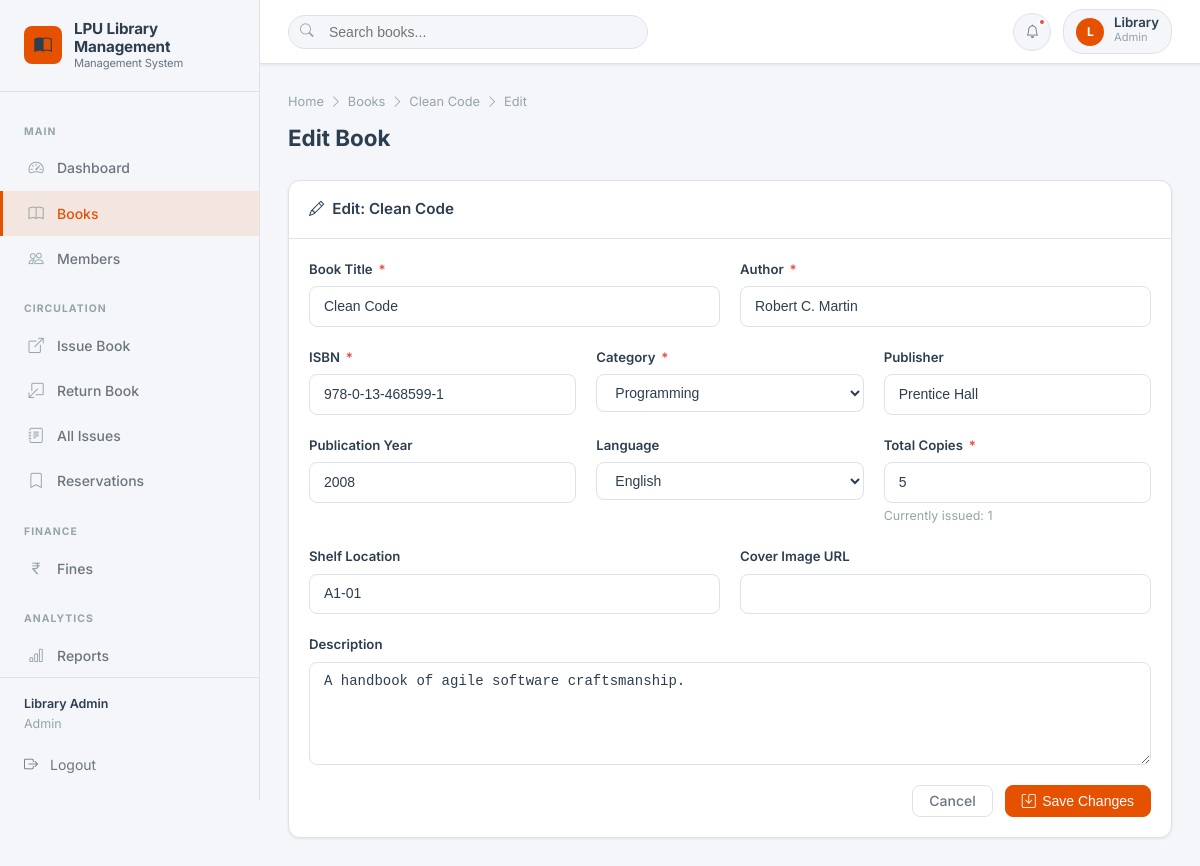
The app's page /books/1/edit (signed in) with its own data.
### models/setting.py (models this page shows, shortened)
class Setting(db.Model):
    __tablename__ = 'settings'
    id = db.Column(db.Integer, primary_key=True)
    key = db.Column(db.String(100), unique=True, nullable=False)
    value = db.Column(db.String(500))
    description = db.Column(db.String(200))
    @staticmethod
    def get(key, default=None):
        setting = Setting.query.filter_by(key=key).first()
        return setting.value if setting else default

### models/user.py (models this page shows, shortened)
class User(db.Model):
    __tablename__ = 'users'
    id = db.Column(db.Integer, primary_key=True)
    name = db.Column(db.String(100), nullable=False)
    email = db.Column(db.String(120), unique=True, nullable=False, index=True)
    password_hash = db.Column(db.String(256), nullable=False)
    role = db.Column(db.String(20), nullable=False, default='member')  # 'admin' or 'member'
    created_at = db.Column(db.DateTime, default=datetime.utcnow)
    is_active = db.Column(db.Boolean, default=True)
    def is_admin(self):
        return self.role == 'admin'

### models/book.py (models this page shows, shortened)
class Book(db.Model):
    __tablename__ = 'books'
    id = db.Column(db.Integer, primary_key=True)
    isbn = db.Column(db.String(20), unique=True, nullable=False, index=True)
    title = db.Column(db.String(200), nullable=False, index=True)
    author = db.Column(db.String(150), nullable=False, index=True)
    category = db.Column(db.String(100), nullable=False)
    publisher = db.Column(db.String(150))
    publication_year = db.Column(db.Integer)
    language = db.Column(db.String(50), default='English')
    total_copies = db.Column(db.Integer, default=1)
    available_copies = db.Column(db.Integer, default=1)
    shelf_location = db.Column(db.String(50))
    description = db.Column(db.Text)
    cover_image = db.Column(db.String(255))
    created_at = db.Column(db.DateTime, default=datetime.utcnow)
    issues = db.relationship('Issue', backref='book', lazy='dynamic')
    reservations = db.relationship('Reservation', backref='book', lazy='dynamic')
    @property
    def issued_copies(self):
        return self.total_copies - self.available_copies

### routes/books.py (the view, shortened to what this page needs)
@books_bp.route('/<int:id>/edit', methods=['GET', 'POST'])
@admin_required
def edit(id):
    book = Book.query.get_or_404(id)
    return render_template('books/edit.html', book=book, categories=CATEGORIES, languages=LANGUAGES)

### routes/auth.py (called while the page is built)
def admin_required(f):
    @wraps(f)
    def decorated_function(*args, **kwargs):
        if 'user_id' not in session:
            flash('Please log in to access this page.', 'warning')
            return redirect(url_for('auth.login'))
        if session.get('user_role') != 'admin':
            flash('You do not have permission to access this page.', 'danger')
            return redirect(url_for('dashboard.index'))
        return f(*args, **kwargs)
    return decorated_function

### templates/books/edit.html (shortened to what this page needs)
{% extends 'base.html' %}
{% block content %}
<div class="page-header">
  <div class="breadcrumb">
    <a href="{{ url_for('dashboard.index') }}">Home</a> <i class="bi bi-chevron-right"></i>
    <a href="{{ url_for('books.index') }}">Books</a> <i class="bi bi-chevron-right"></i>
    <a href="{{ url_for('books.view', id=book.id) }}">{{ book.title | truncate(30) }}</a> <i class="bi bi-chevron-right"></i> Edit
  </div>
  <h1 class="page-title">Edit Book</h1>
</div>
<div class="card" style="max-width:900px;">
  <div class="card-header">
    <span class="card-title"><i class="bi bi-pencil"></i> Edit: {{ book.title | truncate(50) }}</span>
  </div>
  <div class="card-body">
    <form method="POST" action="{{ url_for('books.edit', id=book.id) }}" data-validate>
      <div class="form-grid-2">
        <div class="form-group">
          <label class="form-label">Book Title <span class="required">*</span></label>
          <input type="text" class="form-control" name="title" value="{{ book.title }}" required>
        </div>
        <div class="form-group">
          <label class="form-label">Author <span class="required">*</span></label>
          <input type="text" class="form-control" name="author" value="{{ book.author }}" required>
        </div>
      </div>
      <div class="form-grid-3">
        <div class="form-group">
          <label class="form-label">ISBN <span class="required">*</span></label>
          <input type="text" class="form-control" name="isbn" value="{{ book.isbn }}" required>
        </div>
        <div class="form-group">
          <label class="form-label">Category <span class="required">*</span></label>
          <select class="form-select" name="category" required>
            {% for cat in categories %}
            <option value="{{ cat }}" {% if book.category == cat %}selected{% endif %}>{{ cat }}</option>
            {% endfor %}
          </select>
        </div>
        <div class="form-group">
          <label class="form-label">Publisher</label>
          <input type="text" class="form-control" name="publisher" value="{{ book.publisher or '' }}">
        </div>
      </div>
      <div class="form-grid-3">
        <div class="form-group">
          <label class="form-label">Publication Year</label>
          <input type="number" class="form-control" name="publication_year" value="{{ book.publication_year or '' }}" min="1800" max="2030">
        </div>
        <div class="form-group">
          <label class="form-label">Language</label>
          <select class="form-select" name="language">
            {% for lang in languages %}
            <option value="{{ lang }}" {% if book.language == lang %}selected{% endif %}>{{ lang }}</option>
            {% endfor %}
          </select>
        </div>
        <div class="form-group">
          <label class="form-label">Total Copies <span class="required">*</span></label>
          <input type="number" class="form-control" name="total_copies" value="{{ book.total_copies }}" min="1" required>
          <span class="form-text">Currently issued: {{ book.issued_copies }}</span>
        </div>
      </div>
      <div class="form-grid-2">
        <div class="form-group">
          <label class="form-label">Shelf Location</label>
          <input type="text" class="form-control" name="shelf_location" value="{{ book.shelf_location or '' }}">
        </div>
        <div class="form-group">
          <label class="form-label">Cover Image URL</label>
          <input type="url" class="form-control" name="cover_image" value="{{ book.cover_image or '' }}">
        </div>
      </div>
      <div class="form-group">
        <label class="form-label">Description</label>
        <textarea class="form-control" name="description" rows="4">{{ book.description or '' }}</textarea>
      </div>
      <div style="display:flex; gap:0.75rem; justify-content:flex-end;">
        <a href="{{ url_for('books.view', id=book.id) }}" class="btn btn-outline-secondary">Cancel</a>
        <button type="submit" class="btn btn-primary"><i class="bi bi-save"></i> Save Changes</button>
      </div>
    </form>
  </div>
</div>
{% endblock %}

### templates/base.html (shortened to what this page needs)
<!DOCTYPE html>
<html lang="en">
<head>
  <link rel="stylesheet" href="https://cdn.jsdelivr.net/npm/bootstrap-icons@1.11.3/font/bootstrap-icons.min.css">
  <link rel="stylesheet" href="{{ url_for('static', filename='css/style.css') }}">
</head>
<body>
<div class="lms-wrapper">
  <aside class="sidebar" id="sidebar">
    <div class="sidebar-brand">
      <div class="brand-icon"><i class="bi bi-book-half"></i></div>
      <div class="brand-text">
        {{ library_name }}
        <small>Management System</small>
      </div>
    </div>
    <nav class="sidebar-nav">
      {% if current_user and current_user.is_admin() %}
      <div class="nav-section-label">Main</div>
      <a href="{{ url_for('dashboard.index') }}" class="sidebar-link {% if request.endpoint == 'dashboard.index' %}active{% endif %}">
        <i class="bi bi-speedometer2"></i> Dashboard
      </a>
      <a href="{{ url_for('books.index') }}" class="sidebar-link {% if request.blueprint == 'books' %}active{% endif %}">
        <i class="bi bi-book"></i> Books
      </a>
      <a href="{{ url_for('members.index') }}" class="sidebar-link {% if request.blueprint == 'members' %}active{% endif %}">
        <i class="bi bi-people"></i> Members
      </a>
      <div class="nav-section-label">Circulation</div>
      <a href="{{ url_for('issues.issue_book') }}" class="sidebar-link {% if request.endpoint == 'issues.issue_book' %}active{% endif %}">
        <i class="bi bi-box-arrow-up-right"></i> Issue Book
      </a>
      <a href="{{ url_for('issues.return_book') }}" class="sidebar-link {% if request.endpoint == 'issues.return_book' %}active{% endif %}">
        <i class="bi bi-box-arrow-down-left"></i> Return Book
      </a>
      <a href="{{ url_for('issues.index') }}" class="sidebar-link {% if request.endpoint == 'issues.index' %}active{% endif %}">
        <i class="bi bi-journal-text"></i> All Issues
      </a>
      <a href="{{ url_for('reservations.index') }}" class="sidebar-link {% if request.blueprint == 'reservations' %}active{% endif %}">
        <i class="bi bi-bookmark"></i> Reservations
      </a>
      <div class="nav-section-label">Finance</div>
      <a href="{{ url_for('fines.index') }}" class="sidebar-link {% if request.blueprint == 'fines' %}active{% endif %}">
        <i class="bi bi-currency-rupee"></i> Fines
        {% set pending_count = namespace(val=0) %}
      </a>
      <div class="nav-section-label">Analytics</div>
      <a href="{{ url_for('reports.index') }}" class="sidebar-link {% if request.blueprint == 'reports' %}active{% endif %}">
        <i class="bi bi-bar-chart"></i> Reports
      </a>
      {% endif %}
    </nav>
    <div class="sidebar-footer">
      {% if current_user %}
      <div style="font-size:0.78rem; color:var(--text-muted); margin-bottom:0.75rem;">
        <div style="font-weight:600; color:var(--text-primary);">{{ current_user.name }}</div>
        <div>{{ current_user.role | capitalize }}</div>
      </div>
      {% endif %}
      <a href="{{ url_for('auth.logout') }}" class="logout-btn">
        <i class="bi bi-box-arrow-right"></i> Logout
      </a>
    </div>
  </aside>
  <div class="main-content">
    <header class="topbar">
      <div class="topbar-left">
        <div class="topbar-search">
          <i class="bi bi-search search-icon"></i>
          <input type="text" id="topbarSearch" placeholder="Search books..." autocomplete="off">
        </div>
      </div>
      <div class="topbar-right">
        <div style="position:relative;">
          <button class="topbar-btn" id="notifBtn" title="Notifications">
            <i class="bi bi-bell"></i>
            {% if notifications %}
            <span class="notification-dot"></span>
            {% endif %}
          </button>
        </div>
        {% if current_user %}
        <div class="user-menu">
          <div class="user-avatar">{{ current_user.name[0] | upper }}</div>
          <div class="user-info">
            <div class="user-name">{{ current_user.name.split()[0] }}</div>
            <div class="user-role">{{ current_user.role | capitalize }}</div>
          </div>
        </div>
        {% endif %}
      </div>
    </header>
    <main class="page-content">
      {% block content %}{% endblock %}
    </main>
  </div>
</div>
</body>
</html>

### records on screen
Setting: value "LPU Library Management"
User: name "Library Admin", role "Admin", name "L", name "Library"
Book: title "Clean Code", author "Robert C. Martin", isbn "978-0-13-468599-1", category "Programming", publisher "Prentice Hall", publication_year "2008", language "English", total_copies "5", issued_copies "1", shelf_location "A1-01", description "A handbook of agile software craftsmanship."
